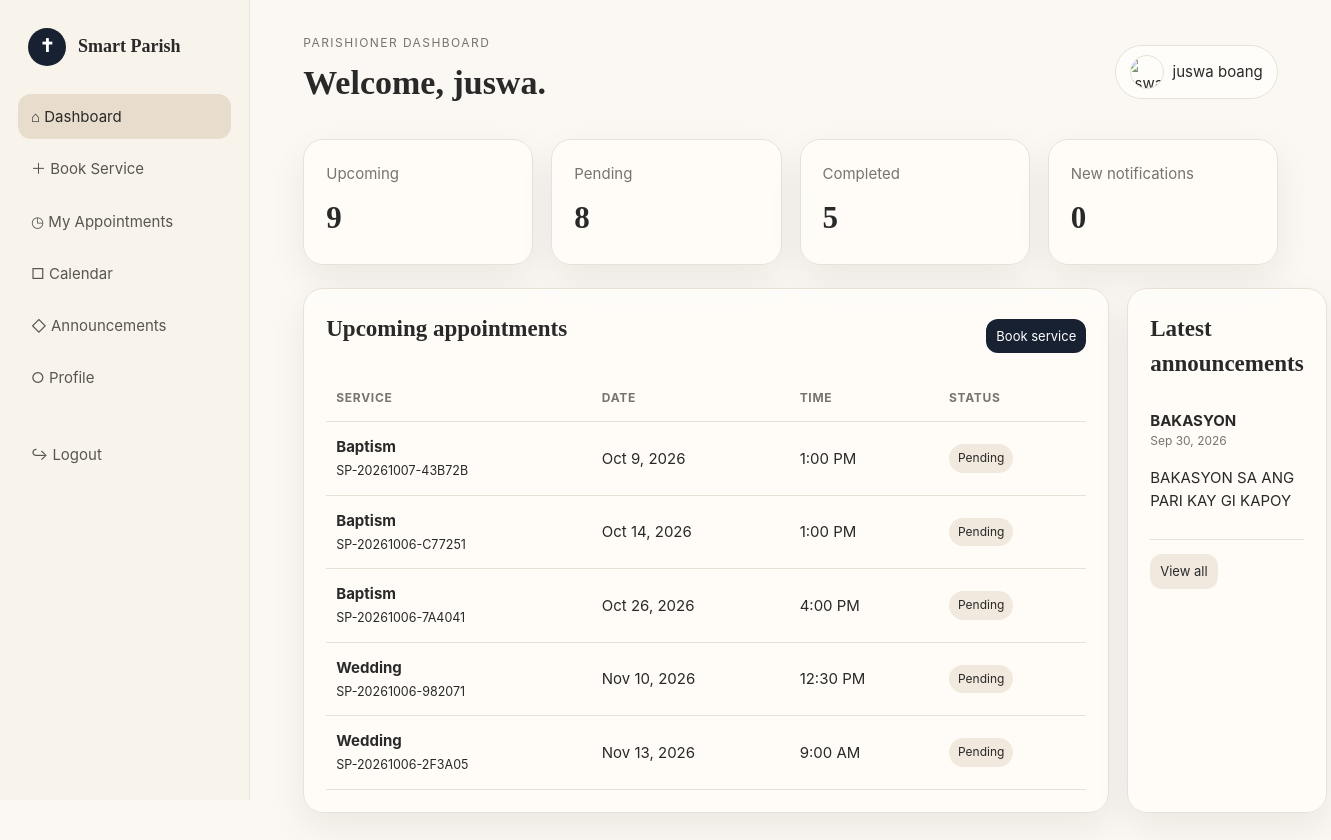
The page /parishioner/dashboard.php (signed in) on the database its author committed.
### tables this page shows
CREATE TABLE `appointments` (
  `id` bigint(20) UNSIGNED NOT NULL,
  `reference_no` varchar(30) NOT NULL,
  `user_id` int(10) UNSIGNED NOT NULL,
  `service_id` int(10) UNSIGNED NOT NULL,
  `resource_id` int(10) UNSIGNED DEFAULT NULL,
  `appointment_date` date NOT NULL,
  `start_time` time NOT NULL,
  `end_time` time NOT NULL,
  `notes` text DEFAULT NULL,
  `status` enum('pending','approved','rejected','completed','cancelled') NOT NULL DEFAULT 'pending',
  `admin_note` text DEFAULT NULL,
  `payment_method` enum('cash','online') NOT NULL DEFAULT 'cash',
  `receipt_path` varchar(255) DEFAULT NULL,
  `payment_status` enum('not_required','pending','verified','rejected') NOT NULL DEFAULT 'not_required',
  `payment_verified_at` datetime DEFAULT NULL,
  `payment_verified_by` int(10) UNSIGNED DEFAULT NULL,
  `qr_confirmed_at` datetime DEFAULT NULL,
  `qr_confirmed_by` int(10) UNSIGNED DEFAULT NULL,
  `created_at` timestamp NOT NULL DEFAULT current_timestamp(),
  `updated_at` timestamp NOT NULL DEFAULT current_timestamp() ON UPDATE current_timestamp()
);

CREATE TABLE `services` (
  `id` int(10) UNSIGNED NOT NULL,
  `name` varchar(120) NOT NULL,
  `description` text DEFAULT NULL,
  `duration_minutes` smallint(5) UNSIGNED NOT NULL DEFAULT 60,
  `fee` decimal(10,2) NOT NULL DEFAULT 0.00,
  `image` varchar(255) DEFAULT NULL,
  `status` enum('active','inactive') NOT NULL DEFAULT 'active',
  `created_at` timestamp NOT NULL DEFAULT current_timestamp()
);

CREATE TABLE `announcements` (
  `id` int(10) UNSIGNED NOT NULL,
  `title` varchar(180) NOT NULL,
  `content` text NOT NULL,
  `image` varchar(255) DEFAULT NULL,
  `published_by` int(10) UNSIGNED DEFAULT NULL,
  `published_at` timestamp NOT NULL DEFAULT current_timestamp()
);

### config/helpers.php (called while the page is built, shortened)
<?php
function e(?string $v): string { return htmlspecialchars($v ?? '', ENT_QUOTES, 'UTF-8'); }

### parishioner/dashboard.php (the view)
<?php
declare(strict_types=1);require '../config/db.php';require '../config/auth.php';require_role('parishioner','login.php');$u=current_user();$uid=(int)$u['id'];
$counts=[];foreach(['upcoming'=>"SELECT COUNT(*) FROM appointments WHERE user_id=? AND appointment_date>=CURDATE() AND status IN ('pending','approved')",'pending'=>"SELECT COUNT(*) FROM appointments WHERE user_id=? AND status='pending'",'completed'=>"SELECT COUNT(*) FROM appointments WHERE user_id=? AND status='completed'",'notifications'=>"SELECT COUNT(*) FROM notifications WHERE user_id=? AND is_read=0"] as $k=>$q){$s=$pdo->prepare($q);$s->execute([$uid]);$counts[$k]=(int)$s->fetchColumn();}
$s=$pdo->prepare("SELECT a.*,s.name service_name,r.name resource_name FROM appointments a JOIN services s ON s.id=a.service_id LEFT JOIN resources r ON r.id=a.resource_id WHERE a.user_id=? AND a.appointment_date>=CURDATE() AND a.status IN ('pending','approved') ORDER BY a.appointment_date,a.start_time LIMIT 5");$s->execute([$uid]);$upcoming=$s->fetchAll();$ann=$pdo->query("SELECT * FROM announcements ORDER BY published_at DESC LIMIT 3")->fetchAll();$pdo->prepare('UPDATE notifications SET is_read=1 WHERE user_id=?')->execute([$uid]);$pageTitle='Welcome, '.explode(' ',$u['full_name'])[0].'.';$eyebrow='Parishioner Dashboard';
?><!doctype html><html><head><meta charset="utf-8"><meta name="viewport" content="width=device-width,initial-scale=1"><title>Dashboard</title><link rel="stylesheet" href="../assets/css/style.css"></head><body><div class="shell"><?php include 'includes/sidebar.php'?><main class="main"><?php include 'includes/header.php'?><section class="grid stats parish-dashboard-stats"><div class="card stat"><span class="muted">Upcoming</span><strong><?=$counts['upcoming']?></strong></div><div class="card stat"><span class="muted">Pending</span><strong><?=$counts['pending']?></strong></div><div class="card stat"><span class="muted">Completed</span><strong><?=$counts['completed']?></strong></div><div class="card stat"><span class="muted">New notifications</span><strong><?=$counts['notifications']?></strong></div></section><br><section class="grid two"><div class="card dashboard-upcoming"><div class="topbar dashboard-section-head" style="margin-bottom:15px"><h2>Upcoming appointments</h2><a class="btn small" href="book-service.php">Book service</a></div><?php if(!$upcoming):?><p class="muted">No upcoming appointments yet.</p><?php else:?><div class="table-wrap dashboard-upcoming-wrap"><table class="table dashboard-upcoming-table"><thead><tr><th>Service</th><th>Date</th><th>Time</th><th>Status</th></tr></thead><tbody><?php foreach($upcoming as $a):?><tr><td class="dash-appt-main"><a href="appointment-details.php?id=<?=$a['id']?>"><b><?=e($a['service_name'])?></b></a><br><small><?=e($a['reference_no'])?></small></td><td class="dash-appt-date" data-label="Date"><?=date('M j, Y',strtotime($a['appointment_date']))?></td><td class="dash-appt-time" data-label="Time"><?=date('g:i A',strtotime($a['start_time']))?></td><td class="dash-appt-status"><span class="badge <?=e($a['status'])?>"><?=e($a['status'])?></span></td></tr><?php endforeach?></tbody></table></div><?php endif?></div><div class="card"><h2>Latest announcements</h2><?php if(!$ann):?><p class="muted">No announcements.</p><?php endif?><?php foreach($ann as $a):?><article style="padding:12px 0;border-bottom:1px solid var(--line)"><b><?=e($a['title'])?></b><div class="muted" style="font-size:12px"><?=date('M j, Y',strtotime($a['published_at']))?></div><p><?=e(mb_strimwidth($a['content'],0,140,'…'))?></p></article><?php endforeach?><a class="btn light small" style="margin-top:14px" href="announcements.php">View all</a></div></section></main></div><script src="../assets/js/script.js"></script></body></html>

### assets/css/style.css (style rules this page uses)
:root { --bg:#fbf8f3;--card:#fffdf9;--sand:#f1e9dd;--sand2:#e8ddcc;--ink:#292929;--muted:#77736d;--navy:#172131;--line:#e9e1d6;--green:#56745d;--red:#9a5555;--shadow:0 14px 35px rgba(35,29,20,.07);--r:20px }
* { box-sizing:border-box }
body { margin:0;background:var(--bg);color:var(--ink);font:15px/1.55 Inter,ui-sans-serif,system-ui,-apple-system,"Segoe UI",sans-serif }
a { color:inherit;text-decoration:none }
.serif,h1,h2 { font-family:Georgia,"Times New Roman",serif }
.shell { display:grid;grid-template-columns:250px 1fr;min-height:100vh }
.main { padding:34px 4vw 60px;min-width:0 }
.topbar { display:flex;justify-content:space-between;align-items:center;gap:20px;margin-bottom:30px }
h2 { font-size:23px;margin:0 0 15px }
.grid { display:grid;gap:18px }
.stats { grid-template-columns:repeat(4,minmax(0,1fr)) }
.two { grid-template-columns:1.5fr 1fr }
.card { background:rgba(255,253,249,.9);border:1px solid var(--line);border-radius:var(--r);padding:22px;box-shadow:var(--shadow) }
.stat strong { display:block;font-family:Georgia,serif;font-size:31px;margin-top:8px }
.muted { color:var(--muted) }
.btn { display:inline-flex;align-items:center;justify-content:center;border:0;border-radius:12px;padding:11px 16px;background:var(--navy);color:#fff;cursor:pointer }
.btn.light { background:var(--sand);color:var(--ink) }
.btn.small { padding:7px 10px;font-size:13px }
.table-wrap { overflow:auto }
.table { width:100%;border-collapse:collapse;min-width:760px }
.table th,.table td { text-align:left;padding:13px 10px;border-bottom:1px solid var(--line);vertical-align:middle }
.table th { font-size:12px;text-transform:uppercase;letter-spacing:.06em;color:var(--muted) }
.badge { display:inline-block;padding:5px 9px;border-radius:999px;background:var(--sand);font-size:12px;text-transform:capitalize }

### rows shown on the page
appointments: service.name "Baptism", reference_no "SP-20261007-43B72B", appointment_date "Oct 9, 2026", start_time "1:00 PM", status "Pending"
appointments: service.name "Baptism", reference_no "SP-20261006-C77251", appointment_date "Oct 14, 2026", start_time "1:00 PM", status "Pending"
appointments: service.name "Baptism", reference_no "SP-20261006-7A4041", appointment_date "Oct 26, 2026", start_time "4:00 PM", status "Pending"
appointments: service.name "Wedding", reference_no "SP-20261006-982071", appointment_date "Nov 10, 2026", start_time "12:30 PM", status "Pending"
appointments: service.name "Wedding", reference_no "SP-20261006-2F3A05", appointment_date "Nov 13, 2026", start_time "9:00 AM", status "Pending"
announcements: title "BAKASYON", published_at "Sep 30, 2026", content "BAKASYON SA ANG PARI KAY GI KAPOY"

### other values the page prints
$eyebrow "PARISHIONER DASHBOARD"
$pageTitle "Welcome, juswa."
$u['full_name'] "juswa boang"
$counts['upcoming'] "9"
$counts['pending'] "8"
$counts['completed'] "5"
$counts['notifications'] "0"
